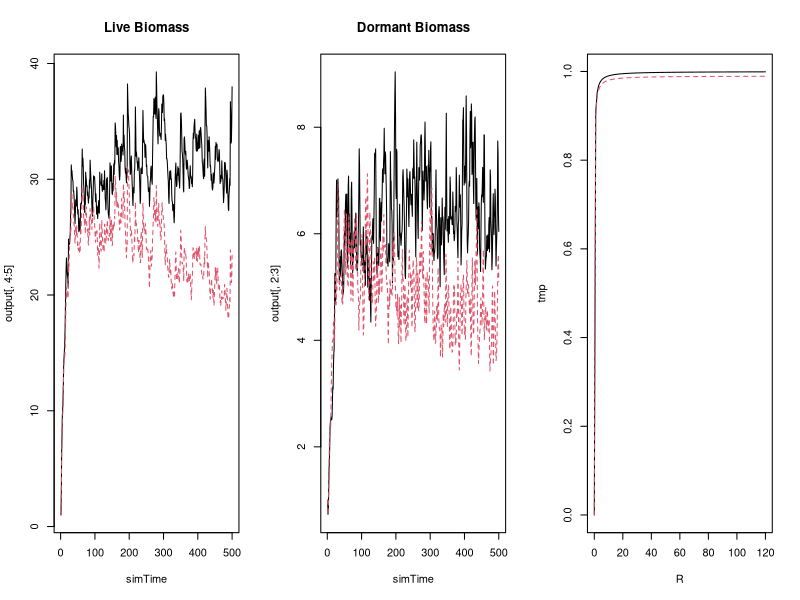

The R script that drew this image:
#~~~~~~~~~~~~~~~~~~~~~~~~~~~~~~~~~~~~~~~~~~~~~~~~~~~~~~~~~~~~~~~~#
## Continuous-time temporal storage effect model of two species ## 
## coexisting on one essential resource                         ##
#~~~~~~~~~~~~~~~~~~~~~~~~~~~~~~~~~~~~~~~~~~~~~~~~~~~~~~~~~~~~~~~~#

# species "split" themselves between a dormant, low-mortaility stage (D) and a higher mortality, high growth stage (N)
# the single resource is R

rm(list=ls())
library(deSolve)
library(mvtnorm)

####
#### Parameters
####
maxTime <- 500
c <- c(.5,.5)
b <- c(0.2, 0.2)
mD <- c(0.0001, 0.0001)
r <- c(1, .99)
K <- c(.1, .1)
mN <- c(0.1, 0.1)
a <- 0.5
S <- 5
Rmu <- 1 # mean resource pulse (on log scale)
Rsd <-.6 # st dev of resource pulses (on log scale)
sigE <- c(0.4)
rho <- c(0)

####
#### Model function
####

updateDNR <- function(t, DNR, parms){
  with(as.list(c(DNR, parms)), {
    g1 <- getG1(t)
    g2 <- getG2(t)
    dD1dt = c[1]*b[1]*N1 - g1*D1 - mD[1]*D1
    dD2dt = c[2]*b[2]*N2 - g2*D2 - mD[2]*D2
    dN1dt = N1*(r[1]*R/(K[1]+R)) + g1*D1 - c[1]*b[1]*N1 - mN[1]*N1
    dN2dt = N2*(r[2]*R/(K[2]+R)) + g2*D2 - c[2]*b[2]*N2 - mN[2]*N2
    dRdt = a*(S-R) - (N1*(r[1]*R/(K[1]+R)) + N2*(r[2]*R/(K[2]+R)))
    list(c(dD1dt, dD2dt, dN1dt, dN2dt, dRdt))
  })
}
getG <- function(sigE, rho, nTime){
  varcov <- matrix(c(sigE, rho*sigE, rho*sigE, sigE), 2, 2)
  e <- rmvnorm(n = nTime, mean = c(0,0), sigma = varcov)
  g <- exp(e) / (1+exp(e))
  return(g)
}
gVec <- getG(sigE = sigE, rho = rho, nTime = maxTime)
gVec1 <- gVec[,1]
gVec2 <- gVec[,2]
# source("getSineTransitions.R")
# gVec1 <- rep(gVecTmp[,1], length.out = maxTime)
# gVec2 <- rep(gVecTmp[,2], length.out = maxTime)
getG1 <- approxfun(x = c(1:maxTime), y = gVec1, method="linear", rule=2)
getG2 <- approxfun(x = c(1:maxTime), y = gVec2, method="linear", rule=2)

####
#### Simulate model
####
Rvector <- rlnorm(maxTime,Rmu,Rsd)   # random pulses
eventdat <- data.frame(var=rep("R",maxTime),time = 1:maxTime,value=Rvector,method=rep("add",maxTime))
# eventdat2 <- data.frame(var=rep("R",maxTime),time = 1:maxTime,value=Rvector,method=rep("add",maxTime))
# eventdat <- rbind(eventdat1, eventdat2)
  
simTime <- c(1:maxTime)
parms <- list(
  c = c,
  b = b,
#   g = rep(gVecTmp, length.out = maxTime),
  mD = mD,
  r = r,
  K = K,
  mN = mN, 
  a = a,
  S = S
)
DNR <- c(D=c(1,1), N=c(1,1),R=1)
output = as.data.frame(ode(y = DNR, times = simTime, func = updateDNR,
                           parms = parms, events = list(data = eventdat)))


####
#### Plot results
####
par(mfrow=c(1,3))
matplot(simTime, output[,4:5], type="l", main="Live Biomass")
matplot(simTime, output[,2:3], type="l", main="Dormant Biomass")

R <- c(0:120)
getR <- function(r, R, K){
  out1 <- r[1]*R/(K[1]+R)
  out2 <- r[2]*R/(K[2]+R)  
  return(cbind(out1, out2))
}
tmp<-getR(r, R, K)
matplot(R, tmp, type="l")
